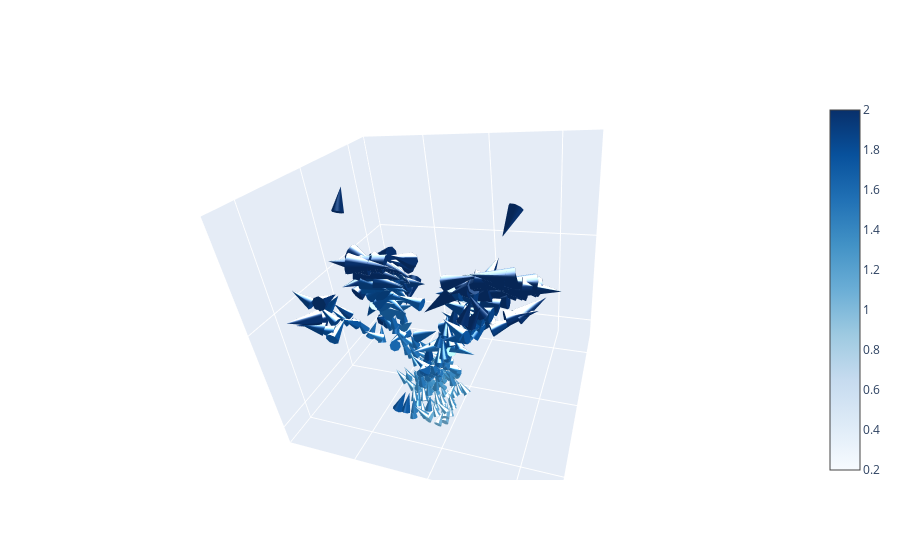

The notebook cell this image was saved under:
### Code cell
pert = "wik"#, "gdf3", 'TGFB-i', "tbxta"]
# c = "magma"#, "Reds", "Purples", "Greens"]

# size_ref_vec = np.linspace(1, 4.5, 50).tolist() + 40*[4.5]
# cmax = 9
cone_path = os.path.join(figure_path, "cone_frames_wt_magma", "")
if not os.path.isdir(cone_path):
    os.makedirs(cone_path)

# times_to_plot = np.linspace(18, 56, 50)
# times_to_plot[-1] = 72


# for t, time in enumerate(tqdm(times_to_plot, "Generating cone plots....")):
df = cluster_df.copy()#.loc[cluster_df["master_perturbation"]==pert,:]

df.loc[cluster_df["master_perturbation"]!=pert,["dZ_norm"]] = 0
df.loc[cluster_df["master_perturbation"]!=pert,["dY_norm"]] = 0
df.loc[cluster_df["master_perturbation"]!=pert,["dX_norm"]] = 0

# n=10
# dist_mat = sklearn.metrics.pairwise_distances(df.loc[:, ["X", "Y", "Z"]].to_numpy())
# dist_mat_sorted = np.sort(dist_mat, axis=1)
# local_density = np.mean(dist_mat_sorted[:, 1:n+1], axis=1)

# df["dX_norm2"] = np.divide(df["dX_norm"], local_density)
# df["dY_norm2"] = np.divide(df["dY_norm"], local_density)
# df["dZ_norm2"] = np.divide(df["dZ_norm"], local_density)

fig = go.Figure()

fig.update_layout(scene = dict(
                xaxis_title='',
                yaxis_title='',
                zaxis_title='',
                xaxis = dict(showticklabels=False),
                yaxis = dict(showticklabels=False),
                zaxis = dict(showticklabels=False)))

angle = angle_vec[0]
za = 0.25
vec = np.asarray([math.cos(angle), math.sin(angle), za])
vec = vec*2
camera = dict(
eye=dict(x=vec[0], y=vec[1], z=vec[2]))
    
lim_scene =  dict(
                xaxis = dict(nticks=4, range=[-2, 12],),
                yaxis = dict(nticks=4, range=[-10, 12],),
                zaxis = dict(nticks=4, range=[-7.5, 10],),)

fig.update_layout(scene_camera=camera, scene_dragmode='orbit')
    #define the trace for triangle sides
cones = go.Cone(
    x=df["Z"],
    y=df["X"],
    z=df["Y"],
    u=df["dZ_norm"],
    v=df["dX_norm"],
    w=df["dY_norm"],
    colorscale="Blues",
    sizemode="absolute",
    sizeref=4.5, 
    # cauto=True,
    cmin=0.2,
    cmax=2,
    # anchor="tip",
    showscale=True,
lighting_specular=2)
    
fig.add_trace(cones)
# fig.update_layout(
# autosize=False,
# width=1500,
# height=1500)
fig.update_layout(scene=lim_scene)

# fig = make_rotating_figure(fig, angle_vec, cone_path)
fig.write_image(os.path.join(figure_path, "cone_plot_blue.png"), scale=3)


fig.show()

### Figure 1 — Plotly figure (JSON) as saved in the notebook; plotly's stock layout.template omitted (floating-point values rounded to 4 significant figures; data arrays with more than 128 entries replaced by an {"elided": "..."} marker saying what was removed)
{"data": [{"cmax": 2, "cmin": 0.2, "colorscale": [[0, "rgb(247,251,255)"], [0.125, "rgb(222,235,247)"], [0.25, "rgb(198,219,239)"], [0.375, "rgb(158,202,225)"], [0.5, "rgb(107,174,214)"], [0.625, "rgb(66,146,198)"], [0.75, "rgb(33,113,181)"], [0.875, "rgb(8,81,156)"], [1, "rgb(8,48,107)"]], "lighting": {"specular": 2}, "showscale": true, "sizemode": "absolute", "sizeref": 4.5, "type": "cone", "u": {"elided": "1167 float values"}, "v": {"elided": "1167 float values"}, "w": {"elided": "1167 float values"}, "x": {"elided": "1167 float values"}, "y": {"elided": "1167 float values"}, "z": {"elided": "1167 float values"}}], "layout": {"autosize": true, "scene": {"aspectmode": "auto", "aspectratio": {"x": 0.9779, "y": 0.969, "z": 1.055}, "camera": {"center": {"x": 0, "y": 0, "z": 0}, "eye": {"x": -1.41, "y": -0.9022, "z": -0.6482}, "projection": {"type": "perspective"}, "up": {"x": 0.5053, "y": -0.8577, "z": 0.09501}}, "dragmode": "orbit", "xaxis": {"nticks": 4, "range": [-2, 12], "showticklabels": false, "title": {"text": ""}, "type": "linear"}, "yaxis": {"nticks": 4, "range": [-10, 12], "showticklabels": false, "title": {"text": ""}, "type": "linear"}, "zaxis": {"nticks": 4, "range": [-7.5, 10], "showticklabels": false, "title": {"text": ""}, "type": "linear"}}}}
